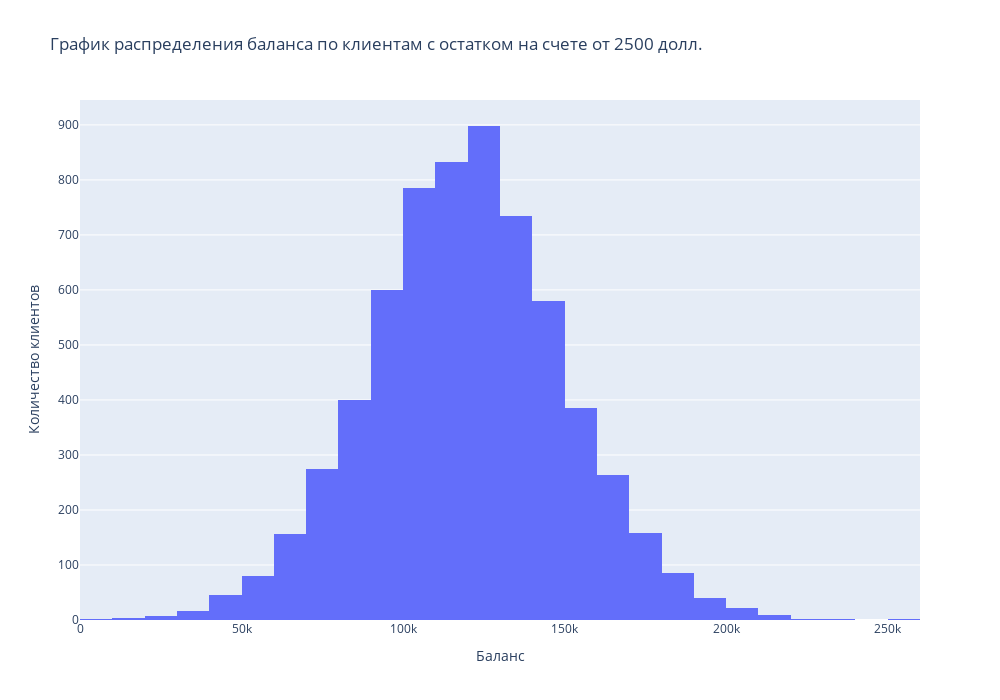

Notebook source saved alongside this figure:
### Markdown cell above
## 9.2. Постройте график, показывающий распределение баланса пользователей, у которых на счету больше 2 500 долларов. 
Для постороения данного графика предварительно отфильтруем счета с остатками на балансе свыше 2500 долл.

### Code cell
filter = churn_df[churn_df["Balance"] > 2500]
#строим график
fig = px.histogram(
  data_frame=filter,
  x="Balance",
  height=700,
  width=1000,
  title="График распределения баланса по клиентам с остатком на счете от 2500 долл.",
  nbins=25
)
fig.update_xaxes(title_text='Баланс')
fig.update_yaxes(title_text='Количество клиентов')
fig.show()
fig.write_html("images/histogram.html")

### Figure 1 — Plotly figure (JSON) as saved in the notebook; plotly's stock layout.template omitted (floating-point values rounded to 4 significant figures; data arrays with more than 128 entries replaced by an {"elided": "..."} marker saying what was removed)
{"data": [{"alignmentgroup": "True", "bingroup": "x", "hovertemplate": "Balance=%{x}<br>count=%{y}<extra></extra>", "legendgroup": "", "marker": {"color": "#636efa", "pattern": {"shape": ""}}, "name": "", "nbinsx": 25, "offsetgroup": "", "orientation": "v", "showlegend": false, "type": "histogram", "x": {"elided": "6383 float values"}, "xaxis": "x", "yaxis": "y"}], "layout": {"barmode": "relative", "height": 700, "legend": {"tracegroupgap": 0}, "title": {"text": "График распределения баланса по клиентам с остатком на счете от 2500 долл."}, "width": 1000, "xaxis": {"anchor": "y", "domain": [0, 1], "title": {"text": "Баланс"}}, "yaxis": {"anchor": "x", "domain": [0, 1], "title": {"text": "Количество клиентов"}}}}
